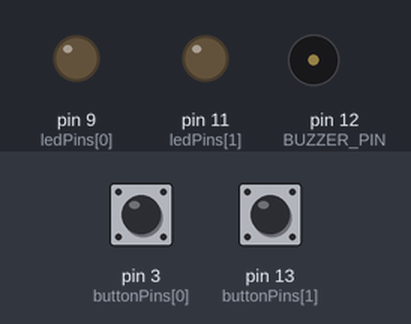
The sketch below on a simulated Arduino Uno, built with avr-gcc and run on an emulated ATmega328P. On the bench: output pins drawn as LEDs (lit = HIGH), buzzer (waves = sounding). The test bench sets the inputs (shaded band); at power-on: pin 3 (buttonPins[0]) HIGH, pin 13 (buttonPins[1]) HIGH. Random numbers use the default seed unless the sketch sets one.

Above: at 4.6 s.
4.7 s: pin 3 (buttonPins[0]) pulled LOW for 0.15 s
At 4.87 s:
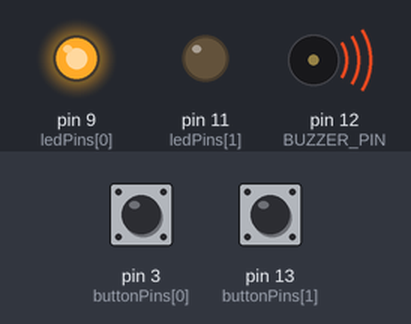
At 5.5 s:
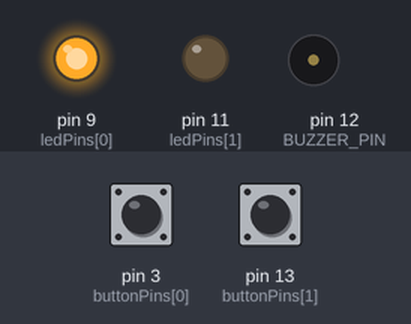
7.2 s: pin 13 (buttonPins[1]) pulled LOW for 1 s
At 8.8 s:
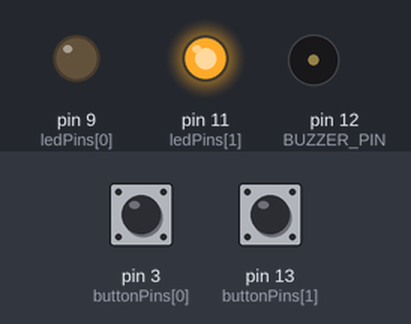
Timing chart, 0 to 12.8 s (numbered marks = the images above; inputs shaded):
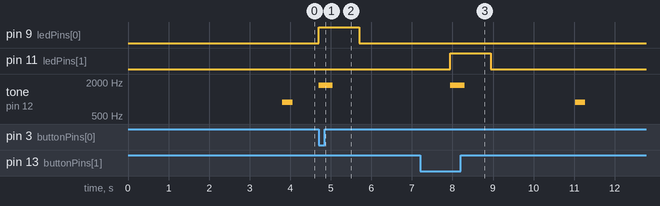

The sketch:

led_cowboys.ino
```cpp
#define BUZZER_PIN 12
#define PLAYER_COUNT 2

int buttonPins[PLAYER_COUNT] = {3, 13};
int ledPins[PLAYER_COUNT] = {9, 11};

void setup() {
  pinMode(BUZZER_PIN, OUTPUT);
  for (int player = 0; player < PLAYER_COUNT; ++player) {
      pinMode(ledPins[player], OUTPUT);
      pinMode(buttonPins[player], INPUT_PULLUP);
  }
}

void loop() {
  delay(random(2000, 7000));
  tone(BUZZER_PIN, 880, 250);

  for (int player = 0; ; player = (player + 1) % PLAYER_COUNT) {
      if (!digitalRead(buttonPins[player])) {
          digitalWrite(ledPins[player], HIGH);
          tone(BUZZER_PIN, 1760, 350);
          delay(1000);
          digitalWrite(ledPins[player], LOW);
          break;
      }
  }
}
```

Measured:
- after the input at 4.7 s, pin 9 (ledPins[0]): LOW → HIGH at once, → LOW 1.0 s later; tone on pin 12 (BUZZER_PIN): silent → 1760 Hz at once, → silent 0.35 s later
- after the input at 7.2 s, pin 11 (ledPins[1]): LOW → HIGH after 0.75 s, → LOW 1.0 s later
